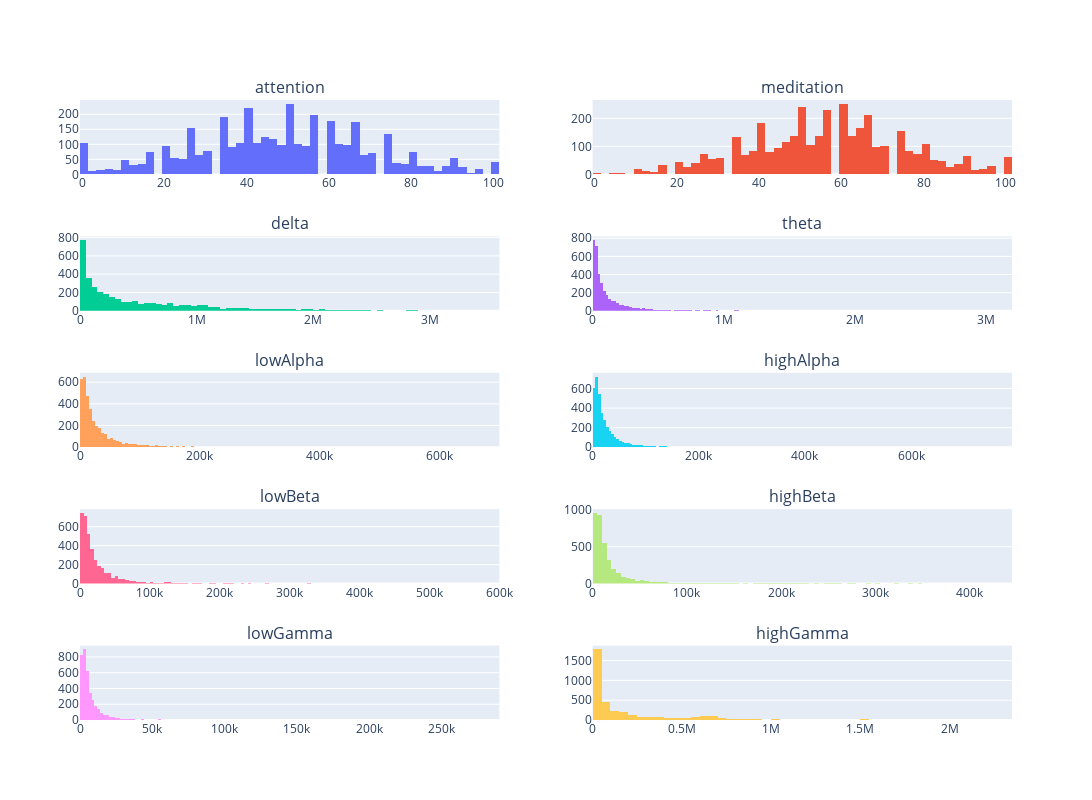

This figure's notebook cell:
### Code cell
# посмотрим на распределения признаков

# создаём по таблице график, в котором каждому столбцу соответствует своя гистограмма (подграфик)
n_row = 5 # устанавливаем количество подграфиков в графике по вертикали
n_col = 2 # устанавливаем количество подграфиков в графике по горизонтали

fig = make_subplots(rows=n_row, cols=n_col, subplot_titles=col_list) 

ind = 0
for row in range(1, n_row+1):
    for col in range(1, n_col+1):
        fig.append_trace(go.Histogram(x=data[col_list[ind]]), row, col)
        fig.update_layout(height=800, width=1300)  # указываем высоту и ширину графика
        fig.update_layout(showlegend=False)  # скрываем легенду
        ind += 1

fig.show()

### Figure 1 — Plotly figure (JSON) as saved in the notebook; plotly's stock layout.template omitted (floating-point values rounded to 4 significant figures; data arrays with more than 128 entries replaced by an {"elided": "..."} marker saying what was removed)
{"data": [{"type": "histogram", "x": {"elided": "3735 int values"}, "xaxis": "x", "yaxis": "y"}, {"type": "histogram", "x": {"elided": "3735 int values"}, "xaxis": "x2", "yaxis": "y2"}, {"type": "histogram", "x": {"elided": "3735 int values"}, "xaxis": "x3", "yaxis": "y3"}, {"type": "histogram", "x": {"elided": "3735 int values"}, "xaxis": "x4", "yaxis": "y4"}, {"type": "histogram", "x": {"elided": "3735 int values"}, "xaxis": "x5", "yaxis": "y5"}, {"type": "histogram", "x": {"elided": "3735 int values"}, "xaxis": "x6", "yaxis": "y6"}, {"type": "histogram", "x": {"elided": "3735 int values"}, "xaxis": "x7", "yaxis": "y7"}, {"type": "histogram", "x": {"elided": "3735 int values"}, "xaxis": "x8", "yaxis": "y8"}, {"type": "histogram", "x": {"elided": "3735 int values"}, "xaxis": "x9", "yaxis": "y9"}, {"type": "histogram", "x": {"elided": "3735 int values"}, "xaxis": "x10", "yaxis": "y10"}], "layout": {"annotations": [{"font": {"size": 16}, "showarrow": false, "text": "attention", "x": 0.225, "xanchor": "center", "xref": "paper", "y": 1, "yanchor": "bottom", "yref": "paper"}, {"font": {"size": 16}, "showarrow": false, "text": "meditation", "x": 0.775, "xanchor": "center", "xref": "paper", "y": 1, "yanchor": "bottom", "yref": "paper"}, {"font": {"size": 16}, "showarrow": false, "text": "delta", "x": 0.225, "xanchor": "center", "xref": "paper", "y": 0.78, "yanchor": "bottom", "yref": "paper"}, {"font": {"size": 16}, "showarrow": false, "text": "theta", "x": 0.775, "xanchor": "center", "xref": "paper", "y": 0.78, "yanchor": "bottom", "yref": "paper"}, {"font": {"size": 16}, "showarrow": false, "text": "lowAlpha", "x": 0.225, "xanchor": "center", "xref": "paper", "y": 0.56, "yanchor": "bottom", "yref": "paper"}, {"font": {"size": 16}, "showarrow": false, "text": "highAlpha", "x": 0.775, "xanchor": "center", "xref": "paper", "y": 0.56, "yanchor": "bottom", "yref": "paper"}, {"font": {"size": 16}, "showarrow": false, "text": "lowBeta", "x": 0.225, "xanchor": "center", "xref": "paper", "y": 0.34, "yanchor": "bottom", "yref": "paper"}, {"font": {"size": 16}, "showarrow": false, "text": "highBeta", "x": 0.775, "xanchor": "center", "xref": "paper", "y": 0.34, "yanchor": "bottom", "yref": "paper"}, {"font": {"size": 16}, "showarrow": false, "text": "lowGamma", "x": 0.225, "xanchor": "center", "xref": "paper", "y": 0.12, "yanchor": "bottom", "yref": "paper"}, {"font": {"size": 16}, "showarrow": false, "text": "highGamma", "x": 0.775, "xanchor": "center", "xref": "paper", "y": 0.12, "yanchor": "bottom", "yref": "paper"}], "height": 800, "showlegend": false, "width": 1300, "xaxis": {"anchor": "y", "domain": [0, 0.45]}, "xaxis10": {"anchor": "y10", "domain": [0.55, 1]}, "xaxis2": {"anchor": "y2", "domain": [0.55, 1]}, "xaxis3": {"anchor": "y3", "domain": [0, 0.45]}, "xaxis4": {"anchor": "y4", "domain": [0.55, 1]}, "xaxis5": {"anchor": "y5", "domain": [0, 0.45]}, "xaxis6": {"anchor": "y6", "domain": [0.55, 1]}, "xaxis7": {"anchor": "y7", "domain": [0, 0.45]}, "xaxis8": {"anchor": "y8", "domain": [0.55, 1]}, "xaxis9": {"anchor": "y9", "domain": [0, 0.45]}, "yaxis": {"anchor": "x", "domain": [0.88, 1]}, "yaxis10": {"anchor": "x10", "domain": [0, 0.12]}, "yaxis2": {"anchor": "x2", "domain": [0.88, 1]}, "yaxis3": {"anchor": "x3", "domain": [0.66, 0.78]}, "yaxis4": {"anchor": "x4", "domain": [0.66, 0.78]}, "yaxis5": {"anchor": "x5", "domain": [0.44, 0.56]}, "yaxis6": {"anchor": "x6", "domain": [0.44, 0.56]}, "yaxis7": {"anchor": "x7", "domain": [0.22, 0.34]}, "yaxis8": {"anchor": "x8", "domain": [0.22, 0.34]}, "yaxis9": {"anchor": "x9", "domain": [0, 0.12]}}}
